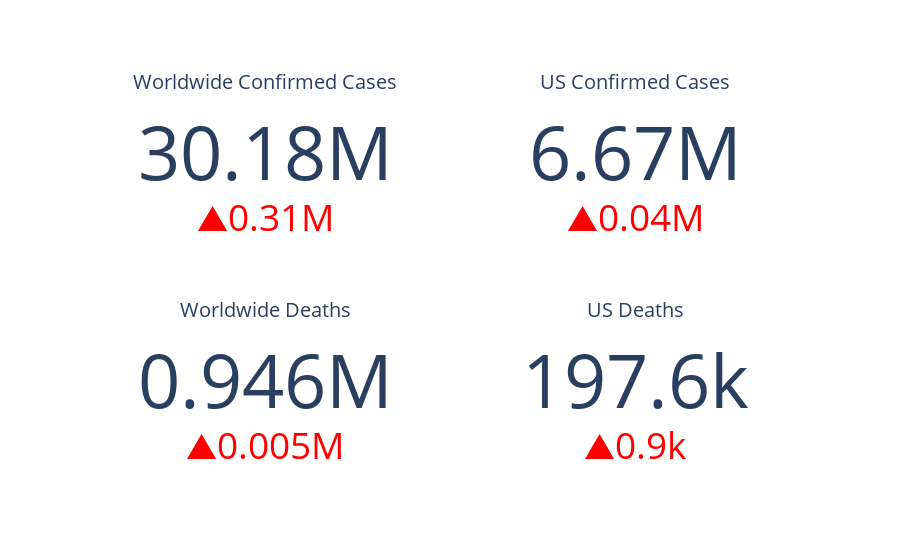

Notebook code for this chart:
### Markdown cell above
# Key Facts - World and US

### Code cell
trace1 = go.Indicator(
    mode = "number+delta",
    value = dfConfirmedGlobal.sum()[-1],
    delta = {'reference': dfConfirmedGlobal.sum()[-2], 
             'increasing':{'color':'red'},
             'decreasing':{'color':'green'}},
    title = {'text': "Worldwide Confirmed Cases"},
    domain = {'x': [0, 0.5], 'y': [0.6, 1]})

trace2 = go.Indicator(
    mode = "number+delta",
    value = dfConfirmedUSStates.sum()[-1],
    delta = {'reference': dfConfirmedUSStates.sum()[-2], 
             'increasing':{'color':'red'},
             'decreasing':{'color':'green'}},
    title = {'text': "US Confirmed Cases"},
    domain = {'x': [0.5, 1], 'y': [0.6, 1]})


trace5 = go.Indicator(
    mode = "number+delta",
    value = dfDeathsGlobal.sum()[-1],
    delta = {'reference': dfDeathsGlobal.sum()[-2], 
             'increasing':{'color':'red'},
             'decreasing':{'color':'green'}},
    title = {'text': "Worldwide Deaths"},
    domain = {'x': [0, 0.5], 'y': [0, 0.4]})

trace6 = go.Indicator(
    mode = "number+delta",
    value = dfDeathsUSStates.sum()[-1],
    delta = {'reference': dfDeathsUSStates.sum()[-2], 
             'increasing':{'color':'red'},
             'decreasing':{'color':'green'}},
    title = {'text': "US Deaths"},
    domain = {'x': [0.5, 1], 'y': [0, 0.4]})

data = [trace1, trace2, trace5, trace6]
py.iplot(dict(data=data))

### Figure 1 — Plotly figure (JSON) as saved in the notebook; plotly's stock layout.template omitted (floating-point values rounded to 4 significant figures)
{"data": [{"delta": {"decreasing": {"color": "green"}, "increasing": {"color": "red"}, "reference": 29861949}, "domain": {"x": [0, 0.5], "y": [0.6, 1]}, "mode": "number+delta", "title": {"text": "Worldwide Confirmed Cases"}, "type": "indicator", "value": 30175313}, {"delta": {"decreasing": {"color": "green"}, "increasing": {"color": "red"}, "reference": 6630051}, "domain": {"x": [0.5, 1], "y": [0.6, 1]}, "mode": "number+delta", "title": {"text": "US Confirmed Cases"}, "type": "indicator", "value": 6674411}, {"delta": {"decreasing": {"color": "green"}, "increasing": {"color": "red"}, "reference": 940605}, "domain": {"x": [0, 0.5], "y": [0, 0.4]}, "mode": "number+delta", "title": {"text": "Worldwide Deaths"}, "type": "indicator", "value": 946061}, {"delta": {"decreasing": {"color": "green"}, "increasing": {"color": "red"}, "reference": 196763}, "domain": {"x": [0.5, 1], "y": [0, 0.4]}, "mode": "number+delta", "title": {"text": "US Deaths"}, "type": "indicator", "value": 197633}], "layout": {}}
